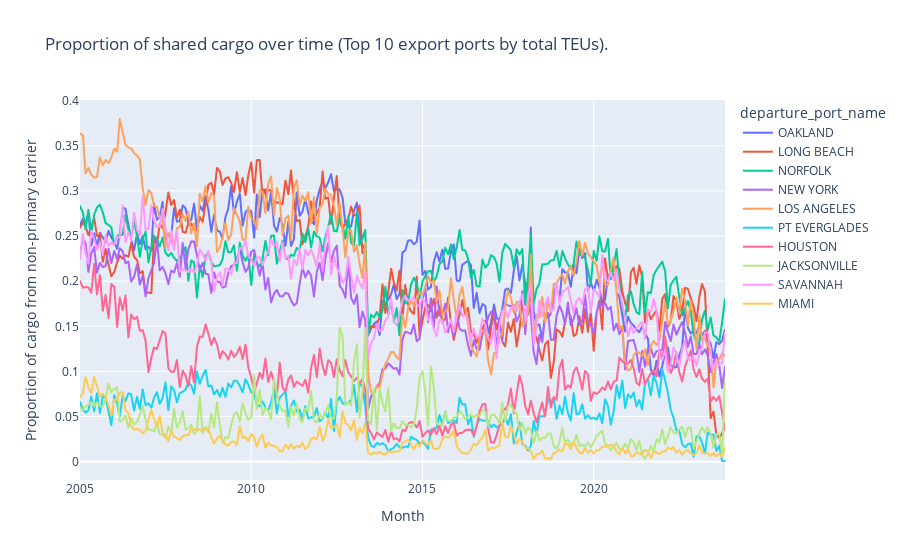

Notebook cell for this chart:
### Code cell
sharing_over_time_plotly(
    data_lf=exports_lf,
    group_var='departure_port_name',
    include_missing_voyages=False,
    title='Proportion of shared cargo over time (Top 10 export ports by total TEUs).')

### Figure 1 — Plotly figure (JSON) as saved in the notebook; plotly's stock layout.template omitted (floating-point values rounded to 4 significant figures; data arrays with more than 128 entries replaced by an {"elided": "..."} marker saying what was removed)
{"data": [{"hovertemplate": "departure_port_name=OAKLAND<br>Month=%{x}<br>Proportion of cargo from non-primary carrier=%{y}<extra></extra>", "legendgroup": "OAKLAND", "line": {"color": "#636efa", "dash": "solid"}, "marker": {"symbol": "circle"}, "mode": "lines", "name": "OAKLAND", "showlegend": true, "type": "scattergl", "x": {"elided": "227 str values"}, "xaxis": "x", "y": {"elided": "227 float values"}, "yaxis": "y"}, {"hovertemplate": "departure_port_name=LONG BEACH<br>Month=%{x}<br>Proportion of cargo from non-primary carrier=%{y}<extra></extra>", "legendgroup": "LONG BEACH", "line": {"color": "#EF553B", "dash": "solid"}, "marker": {"symbol": "circle"}, "mode": "lines", "name": "LONG BEACH", "showlegend": true, "type": "scattergl", "x": {"elided": "227 str values"}, "xaxis": "x", "y": {"elided": "227 float values"}, "yaxis": "y"}, {"hovertemplate": "departure_port_name=NORFOLK<br>Month=%{x}<br>Proportion of cargo from non-primary carrier=%{y}<extra></extra>", "legendgroup": "NORFOLK", "line": {"color": "#00cc96", "dash": "solid"}, "marker": {"symbol": "circle"}, "mode": "lines", "name": "NORFOLK", "showlegend": true, "type": "scattergl", "x": {"elided": "227 str values"}, "xaxis": "x", "y": {"elided": "227 float values"}, "yaxis": "y"}, {"hovertemplate": "departure_port_name=NEW YORK<br>Month=%{x}<br>Proportion of cargo from non-primary carrier=%{y}<extra></extra>", "legendgroup": "NEW YORK", "line": {"color": "#ab63fa", "dash": "solid"}, "marker": {"symbol": "circle"}, "mode": "lines", "name": "NEW YORK", "showlegend": true, "type": "scattergl", "x": {"elided": "227 str values"}, "xaxis": "x", "y": {"elided": "227 float values"}, "yaxis": "y"}, {"hovertemplate": "departure_port_name=LOS ANGELES<br>Month=%{x}<br>Proportion of cargo from non-primary carrier=%{y}<extra></extra>", "legendgroup": "LOS ANGELES", "line": {"color": "#FFA15A", "dash": "solid"}, "marker": {"symbol": "circle"}, "mode": "lines", "name": "LOS ANGELES", "showlegend": true, "type": "scattergl", "x": {"elided": "227 str values"}, "xaxis": "x", "y": {"elided": "227 float values"}, "yaxis": "y"}, {"hovertemplate": "departure_port_name=PT EVERGLADES<br>Month=%{x}<br>Proportion of cargo from non-primary carrier=%{y}<extra></extra>", "legendgroup": "PT EVERGLADES", "line": {"color": "#19d3f3", "dash": "solid"}, "marker": {"symbol": "circle"}, "mode": "lines", "name": "PT EVERGLADES", "showlegend": true, "type": "scattergl", "x": {"elided": "227 str values"}, "xaxis": "x", "y": {"elided": "227 float values"}, "yaxis": "y"}, {"hovertemplate": "departure_port_name=HOUSTON<br>Month=%{x}<br>Proportion of cargo from non-primary carrier=%{y}<extra></extra>", "legendgroup": "HOUSTON", "line": {"color": "#FF6692", "dash": "solid"}, "marker": {"symbol": "circle"}, "mode": "lines", "name": "HOUSTON", "showlegend": true, "type": "scattergl", "x": {"elided": "227 str values"}, "xaxis": "x", "y": {"elided": "227 float values"}, "yaxis": "y"}, {"hovertemplate": "departure_port_name=JACKSONVILLE<br>Month=%{x}<br>Proportion of cargo from non-primary carrier=%{y}<extra></extra>", "legendgroup": "JACKSONVILLE", "line": {"color": "#B6E880", "dash": "solid"}, "marker": {"symbol": "circle"}, "mode": "lines", "name": "JACKSONVILLE", "showlegend": true, "type": "scattergl", "x": {"elided": "227 str values"}, "xaxis": "x", "y": {"elided": "227 float values"}, "yaxis": "y"}, {"hovertemplate": "departure_port_name=SAVANNAH<br>Month=%{x}<br>Proportion of cargo from non-primary carrier=%{y}<extra></extra>", "legendgroup": "SAVANNAH", "line": {"color": "#FF97FF", "dash": "solid"}, "marker": {"symbol": "circle"}, "mode": "lines", "name": "SAVANNAH", "showlegend": true, "type": "scattergl", "x": {"elided": "227 str values"}, "xaxis": "x", "y": {"elided": "227 float values"}, "yaxis": "y"}, {"hovertemplate": "departure_port_name=MIAMI<br>Month=%{x}<br>Proportion of cargo from non-primary carrier=%{y}<extra></extra>", "legendgroup": "MIAMI", "line": {"color": "#FECB52", "dash": "solid"}, "marker": {"symbol": "circle"}, "mode": "lines", "name": "MIAMI", "showlegend": true, "type": "scattergl", "x": {"elided": "227 str values"}, "xaxis": "x", "y": {"elided": "227 float values"}, "yaxis": "y"}], "layout": {"legend": {"title": {"text": "departure_port_name"}, "tracegroupgap": 0}, "title": {"text": "Proportion of shared cargo over time (Top 10 export ports by total TEUs)."}, "xaxis": {"anchor": "y", "domain": [0, 1], "title": {"text": "Month"}}, "yaxis": {"anchor": "x", "domain": [0, 1], "title": {"text": "Proportion of cargo from non-primary carrier"}}}}
